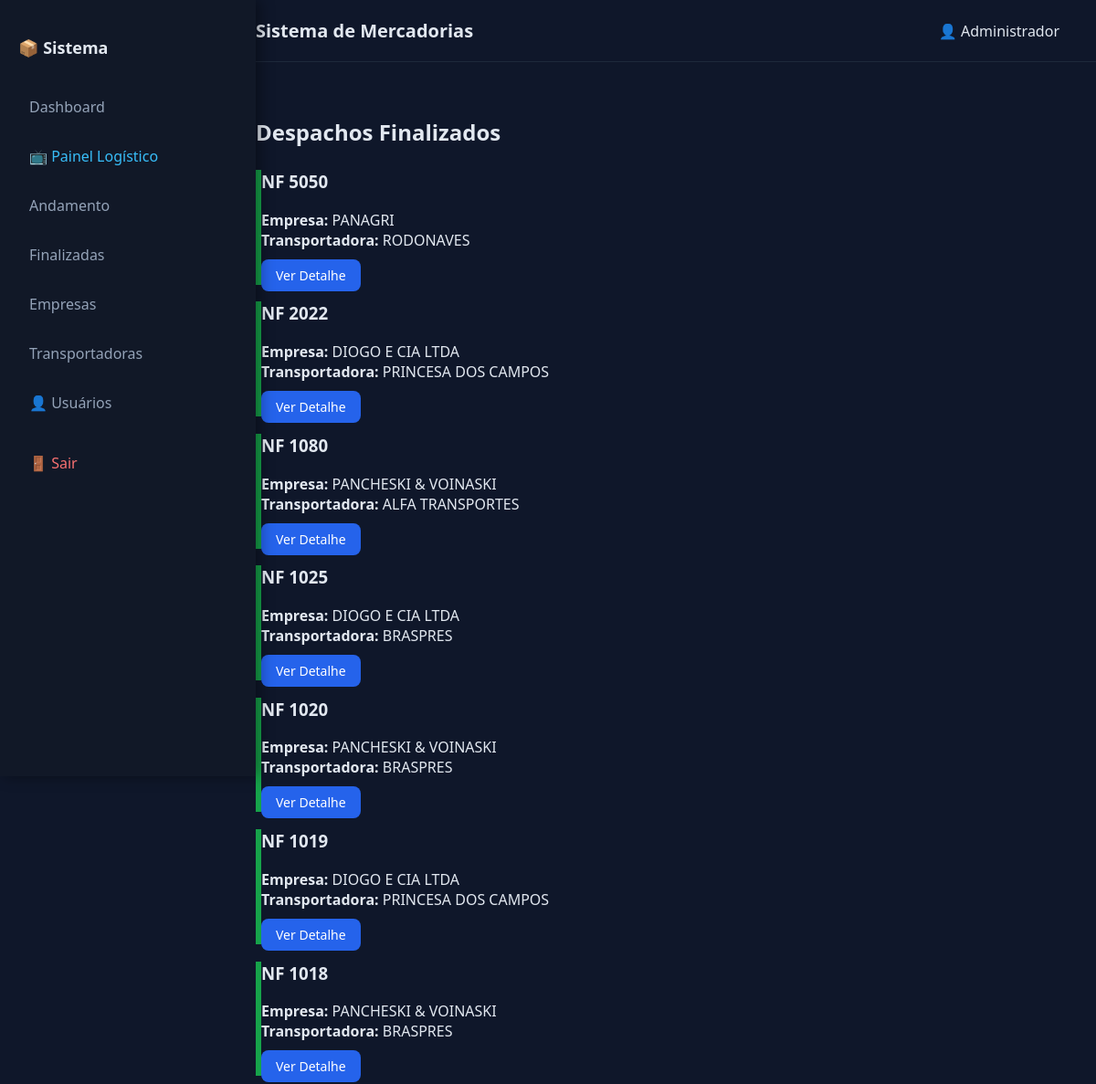
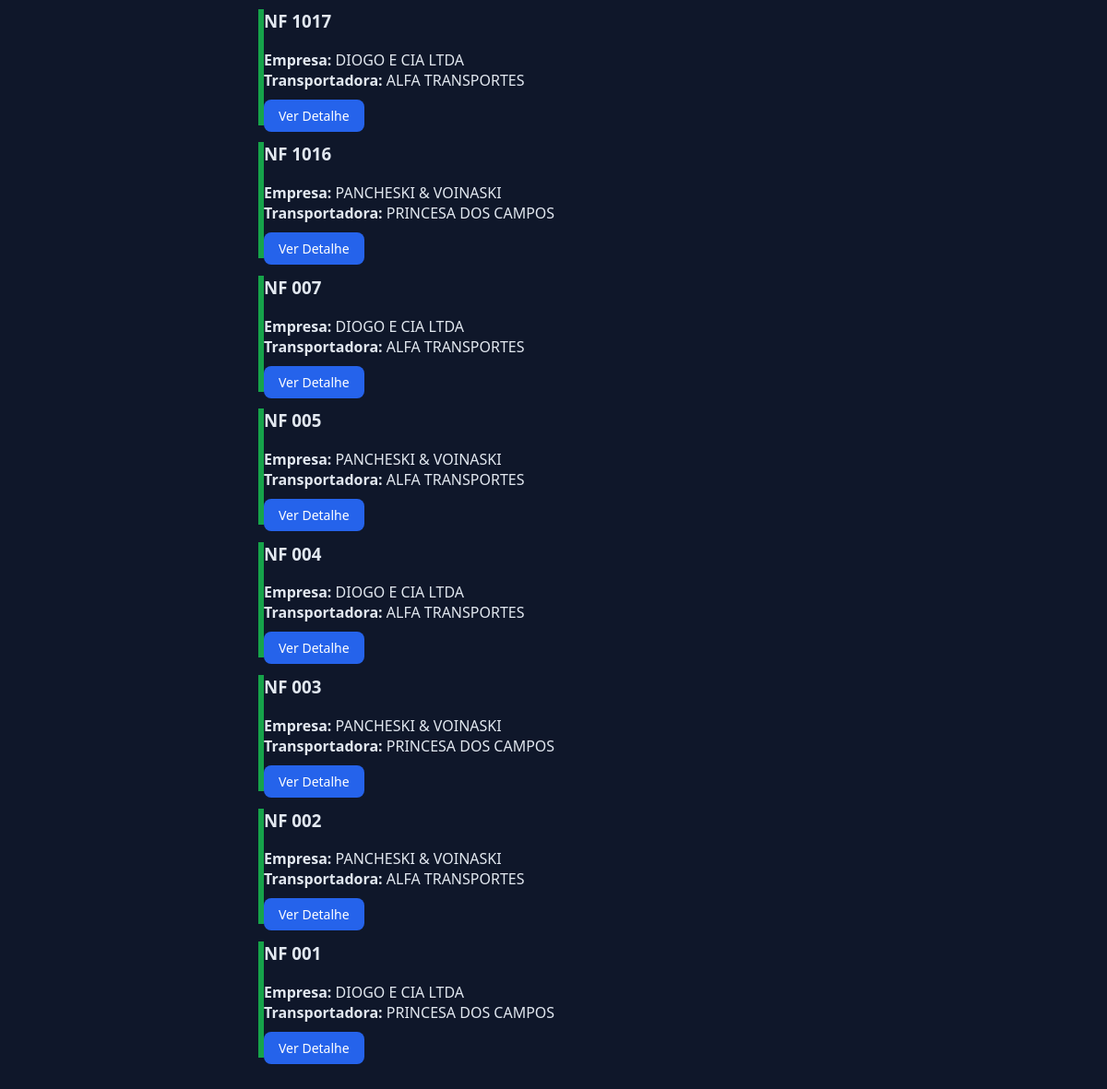
Screenshot of /notas/finalizadas (signed in) with the database file from the repository (2 pictures, top to bottom).
### app/models.py (models this page shows, shortened)
class Usuario(UserMixin, db.Model):
    id = db.Column(db.Integer, primary_key=True)
    nome = db.Column(db.String(120), nullable=False)
    usuario = db.Column(db.String(80), unique=True, nullable=False)
    senha_hash = db.Column(db.String(200), nullable=False)
    admin = db.Column(db.Boolean, default=False)

class NotaFiscal(db.Model):
    id = db.Column(db.Integer, primary_key=True)
    numero_nf = db.Column(db.String(50), nullable=False)
    numero_empenho = db.Column(db.String(50))
    cidade_destino = db.Column(db.String(120))
    estado_destino = db.Column(db.String(2))
    data_criacao = db.Column(db.DateTime, default=datetime.utcnow)
    data_previsao_entrega = db.Column(db.DateTime)
    valor_frete_estimado = db.Column(db.Float)
    situacao = db.Column(db.String(20), default='andamento')  # andamento ou finalizado
    empresa_id = db.Column(db.Integer, db.ForeignKey('empresa.id'), nullable=False)
    transportadora_id = db.Column(db.Integer, db.ForeignKey('transportadora.id'), nullable=False)
    historicos = db.relationship('HistoricoStatus', backref='nota_fiscal', lazy=True)

class Empresa(db.Model):
    id = db.Column(db.Integer, primary_key=True)
    nome = db.Column(db.String(150), nullable=False)
    ativa = db.Column(db.Boolean, default=True)
    notas = db.relationship('NotaFiscal', backref='empresa', lazy=True)

class Transportadora(db.Model):
    id = db.Column(db.Integer, primary_key=True)
    nome = db.Column(db.String(150), nullable=False)
    ativa = db.Column(db.Boolean, default=True)
    notas = db.relationship('NotaFiscal', backref='transportadora', lazy=True)

### app/routes.py (the view)
@main.route("/notas/finalizadas")
@login_required
def listar_notas_finalizadas():
    notas = NotaFiscal.query.filter_by(
        situacao='finalizado'
    ).order_by(
        NotaFiscal.data_criacao.desc()
    ).all()
    return render_template("notas_finalizadas.html", notas=notas)

### app/__init__.py (called while the page is built)
def create_app():
    app = Flask(__name__)
    app.config.from_object(Config)
    db.init_app(app)
    migrate.init_app(app, db)
    login_manager.init_app(app)
    from app.routes import main
    from app import models
    from app.models import Usuario
    @login_manager.user_loader
    def load_user(user_id):
        return Usuario.query.get(int(user_id))
    app.register_blueprint(main)
    return app

### app/templates/notas_finalizadas.html (shortened to what this page needs)
{% extends "base.html" %}
{% block content %}
<h2 style="margin-bottom:25px;">Despachos Finalizados</h2>
{% if notas %}
    {% for nota in notas %}
        <div class="card" style="border-left:6px solid #16a34a;">
            <h3>NF {{ nota.numero_nf }}</h3>
            <p>
                <strong>Empresa:</strong> {{ nota.empresa.nome }}<br>
                <strong>Transportadora:</strong> {{ nota.transportadora.nome }}
            </p>
            <a class="btn btn-secondary"
               href="{{ url_for('main.detalhe_nota', nota_id=nota.id) }}">
               Ver Detalhe
            </a>
        </div>
    {% endfor %}
{% else %}
    <p>Nenhuma nota finalizada.</p>
{% endif %}
{% endblock %}

### app/templates/base.html (shortened to what this page needs)
<!DOCTYPE html>
<html lang="pt-br">
<head>
</head>
<body>
{% if current_user.is_authenticated %}
<div class="sidebar">
    <h2>📦 Sistema</h2>
    <a href="{{ url_for('main.home') }}">Dashboard</a>
    <a href="{{ url_for('main.painel') }}" target="_blank" style="color:#38bdf8;">
    📺 Painel Logístico
    </a>
    <a href="{{ url_for('main.listar_notas') }}">Andamento</a>
    <a href="{{ url_for('main.listar_notas_finalizadas') }}">Finalizadas</a>
    <a href="{{ url_for('main.listar_empresas') }}">Empresas</a>
    <a href="{{ url_for('main.listar_transportadoras') }}">Transportadoras</a>
    {% if current_user.admin %}
    <a href="{{ url_for('main.listar_usuarios') }}">
        👤 Usuários
    </a>
{% endif %}
    <a href="{{ url_for('main.logout') }}" class="logout-link">
        🚪 Sair
    </a>
</div>
<div class="main-content">
    <div class="topbar">
        <h1>Sistema de Mercadorias</h1>
        <div>👤 {{ current_user.nome }}</div>
    </div>
{% endif %}
<div class="container">
    {% block content %}{% endblock %}
</div>
{% if current_user.is_authenticated %}
</div>
{% endif %}
</body>
</html>

### app/templates/base.html (style rules this page uses)
body { margin:0; font-family: 'Segoe UI', Arial, sans-serif; background:#0f172a; color:#e2e8f0; display:flex; }
.sidebar { width:240px; background:#111827; height:100vh; padding:25px 20px; position:fixed; left:0; top:0; box-shadow:4px 0 15px rgba(0,0,0,0.4); }
.sidebar h2 { font-size:18px; margin-bottom:30px; }
.sidebar a { display:block; color:#94a3b8; text-decoration:none; padding:12px; border-radius:8px; margin-bottom:8px; transition:0.2s; }
.main-content { margin-left:240px; width:100%; }
.topbar { background:#0f172a; padding:20px 40px; border-bottom:1px solid #1e293b; display:flex; justify-content:space-between; align-items:center; }
.topbar h1 { margin:0; font-size:20px; }
.container { padding:40px; }
.btn { background:#2563eb; color:white; padding:8px 16px; border:none; border-radius:8px; text-decoration:none; cursor:pointer; transition:0.2s; font-size:14px; }
.logout-link { color:#f87171 !important; margin-top:20px; }

### rows the page displays
Usuario: nome "Administrador"
NotaFiscal: numero_nf "5050", empresa.nome "PANAGRI", transportadora.nome "RODONAVES"
NotaFiscal: numero_nf "2022", empresa.nome "DIOGO E CIA LTDA", transportadora.nome "PRINCESA DOS CAMPOS"
NotaFiscal: numero_nf "1080", empresa.nome "PANCHESKI & VOINASKI", transportadora.nome "ALFA TRANSPORTES"
NotaFiscal: numero_nf "1025", empresa.nome "DIOGO E CIA LTDA", transportadora.nome "BRASPRES"
NotaFiscal: numero_nf "1020", empresa.nome "PANCHESKI & VOINASKI", transportadora.nome "BRASPRES"
NotaFiscal: numero_nf "1019", empresa.nome "DIOGO E CIA LTDA", transportadora.nome "PRINCESA DOS CAMPOS"
NotaFiscal: numero_nf "1018", empresa.nome "PANCHESKI & VOINASKI", transportadora.nome "BRASPRES"
NotaFiscal: numero_nf "1017", empresa.nome "DIOGO E CIA LTDA", transportadora.nome "ALFA TRANSPORTES"
NotaFiscal: numero_nf "1016", empresa.nome "PANCHESKI & VOINASKI", transportadora.nome "PRINCESA DOS CAMPOS"
NotaFiscal: numero_nf "007", empresa.nome "DIOGO E CIA LTDA", transportadora.nome "ALFA TRANSPORTES"
NotaFiscal: numero_nf "005", empresa.nome "PANCHESKI & VOINASKI", transportadora.nome "ALFA TRANSPORTES"
NotaFiscal: numero_nf "004", empresa.nome "DIOGO E CIA LTDA", transportadora.nome "ALFA TRANSPORTES"
NotaFiscal: numero_nf "003", empresa.nome "PANCHESKI & VOINASKI", transportadora.nome "PRINCESA DOS CAMPOS"
NotaFiscal: numero_nf "002", empresa.nome "PANCHESKI & VOINASKI", transportadora.nome "ALFA TRANSPORTES"
NotaFiscal: numero_nf "001", empresa.nome "DIOGO E CIA LTDA", transportadora.nome "PRINCESA DOS CAMPOS"
